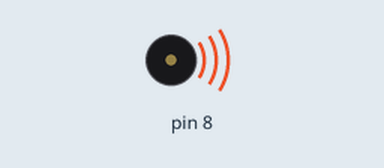
A sketch run on a simulated Arduino Uno, built with avr-gcc and run on an emulated ATmega328P. Shown: buzzer (waves = sounding).

Above: at 0.1 s.
At 8.68 s:
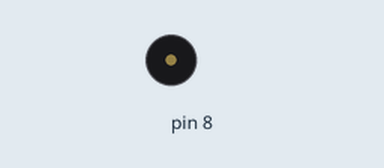
Timing chart, 0 to 10.5 s (numbered marks = the images above):
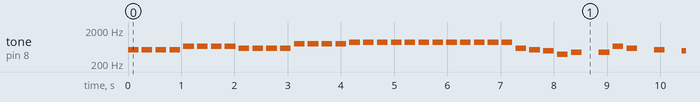

The sketch:

Buzzer.ino
```cpp
#include "Pitches.h"


void setup() {
  //fuck
}


void loop() {

int melody[] = {NOTE_C5, NOTE_C5, NOTE_C5, NOTE_C5, NOTE_E5, NOTE_E5, NOTE_E5, NOTE_E5, NOTE_D5, NOTE_D5, NOTE_D5,NOTE_D5, NOTE_G5, NOTE_G5, NOTE_G5,
NOTE_G5, NOTE_A5, NOTE_A5, NOTE_A5,NOTE_A5, NOTE_A5, NOTE_A5, NOTE_A5,NOTE_A5, NOTE_A5,NOTE_A5, NOTE_A5,NOTE_A5, NOTE_D5, NOTE_C5, NOTE_B4, NOTE_G4};

//note durations. 4=quarter note / 8=eighth note
int noteDurations[] = {4, 4, 4, 4, 4, 4, 4, 4, 4, 4, 4, 4, 4, 4, 4, 4, 4, 4, 4, 4, 4, 4, 4, 4,  4, 4, 4, 4, 4, 4, 4, 4};

  for (int thisNote = 0; thisNote < 36; thisNote++) {

    int noteDuration = 800 / noteDurations [thisNote];
    tone(8, melody [thisNote], noteDuration);

    int pauseBetweenNotes = noteDuration * 1.30;
    delay(pauseBetweenNotes);

    //stop the tone playing
    noTone(8);
  }

//-----------------------------------------------------------------------------------------------------------------------------
  int melody2[] = {NOTE_A4, 0, NOTE_A4, NOTE_E5, NOTE_D5, 0, NOTE_C5, 0, NOTE_B4, 0, NOTE_B4,NOTE_B4, NOTE_D5, 0, NOTE_C5,
NOTE_B4, NOTE_A4, 0, NOTE_A4, NOTE_C6, NOTE_B5, NOTE_C6, NOTE_B5, NOTE_C6, NOTE_A4, 0, NOTE_A4, NOTE_C6, NOTE_B5, NOTE_C6, NOTE_B5, NOTE_C6};

//note durations. 4=quarter note / 8=eighth note
int noteDuration2[] = {4, 4, 4, 4, 4, 4, 4, 4, 4, 4, 4, 4, 4, 4, 4, 4, 4, 4, 4, 4, 4, 4, 4, 4, 4, 4, 4, 4, 4, 4, 4, 4};

  for (int thisNote = 0; thisNote < 32; thisNote++) {

    int noteDuration = 800 / noteDuration2 [thisNote];
    tone(8, melody2 [thisNote], noteDuration);

    int pauseBetweenNotes = noteDuration * 1.30;
    delay(pauseBetweenNotes);

    //stop the tone playing
    noTone(8);
  }

}
```

Pitches.h
```cpp
#define NOTE_B0  31
#define NOTE_C1  33
#define NOTE_CS1 35
#define NOTE_D1  37
#define NOTE_DS1 39
#define NOTE_E1  41
#define NOTE_F1  44
#define NOTE_FS1 46
#define NOTE_G1  49
#define NOTE_GS1 52
#define NOTE_A1  55
#define NOTE_AS1 58
#define NOTE_B1  62
#define NOTE_C2  65
#define NOTE_CS2 69
#define NOTE_D2  73
#define NOTE_DS2 78
#define NOTE_E2  82
#define NOTE_F2  87
#define NOTE_FS2 93
#define NOTE_G2  98
#define NOTE_GS2 104
#define NOTE_A2  110
#define NOTE_AS2 117
#define NOTE_B2  123
#define NOTE_C3  131
#define NOTE_CS3 139
#define NOTE_D3  147
#define NOTE_DS3 156
#define NOTE_E3  165
#define NOTE_F3  175
#define NOTE_FS3 185
#define NOTE_G3  196
#define NOTE_GS3 208
#define NOTE_A3  220
#define NOTE_AS3 233
#define NOTE_B3  247
#define NOTE_C4  262
#define NOTE_CS4 277
#define NOTE_D4  294
#define NOTE_DS4 311
#define NOTE_E4  330
#define NOTE_F4  349
#define NOTE_FS4 370
#define NOTE_G4  392
#define NOTE_GS4 415
#define NOTE_A4  440
#define NOTE_AS4 466
#define NOTE_B4  494
#define NOTE_C5  523
#define NOTE_CS5 554
#define NOTE_D5  587
#define NOTE_DS5 622
#define NOTE_E5  659
#define NOTE_F5  698
#define NOTE_FS5 740
#define NOTE_G5  784
#define NOTE_GS5 831
#define NOTE_A5  880
#define NOTE_AS5 932
#define NOTE_B5  988
#define NOTE_C6  1047
#define NOTE_CS6 1109
#define NOTE_D6  1175
#define NOTE_DS6 1245
#define NOTE_E6  1319
#define NOTE_F6  1397
#define NOTE_FS6 1480
#define NOTE_G6  1568
#define NOTE_GS6 1661
#define NOTE_A6  1760
#define NOTE_AS6 1865
#define NOTE_B6  1976
#define NOTE_C7  2093
#define NOTE_CS7 2217
#define NOTE_D7  2349
#define NOTE_DS7 2489
#define NOTE_E7  2637
#define NOTE_F7  2794
#define NOTE_FS7 2960
#define NOTE_G7  3136
#define NOTE_GS7 3322
#define NOTE_A7  3520
#define NOTE_AS7 3729
#define NOTE_B7  3951
#define NOTE_C8  4186
#define NOTE_CS8 4435
#define NOTE_D8  4699
#define NOTE_DS8 4978
```

Measured:
- by itself, tone on pin 8: plays 523 Hz for 0.20 s, 523 Hz for 0.20 s, 523 Hz for 0.20 s, 523 Hz for 0.20 s, 659 Hz for 0.20 s, 659 Hz for 0.20 s … (445 notes in this stretch)
